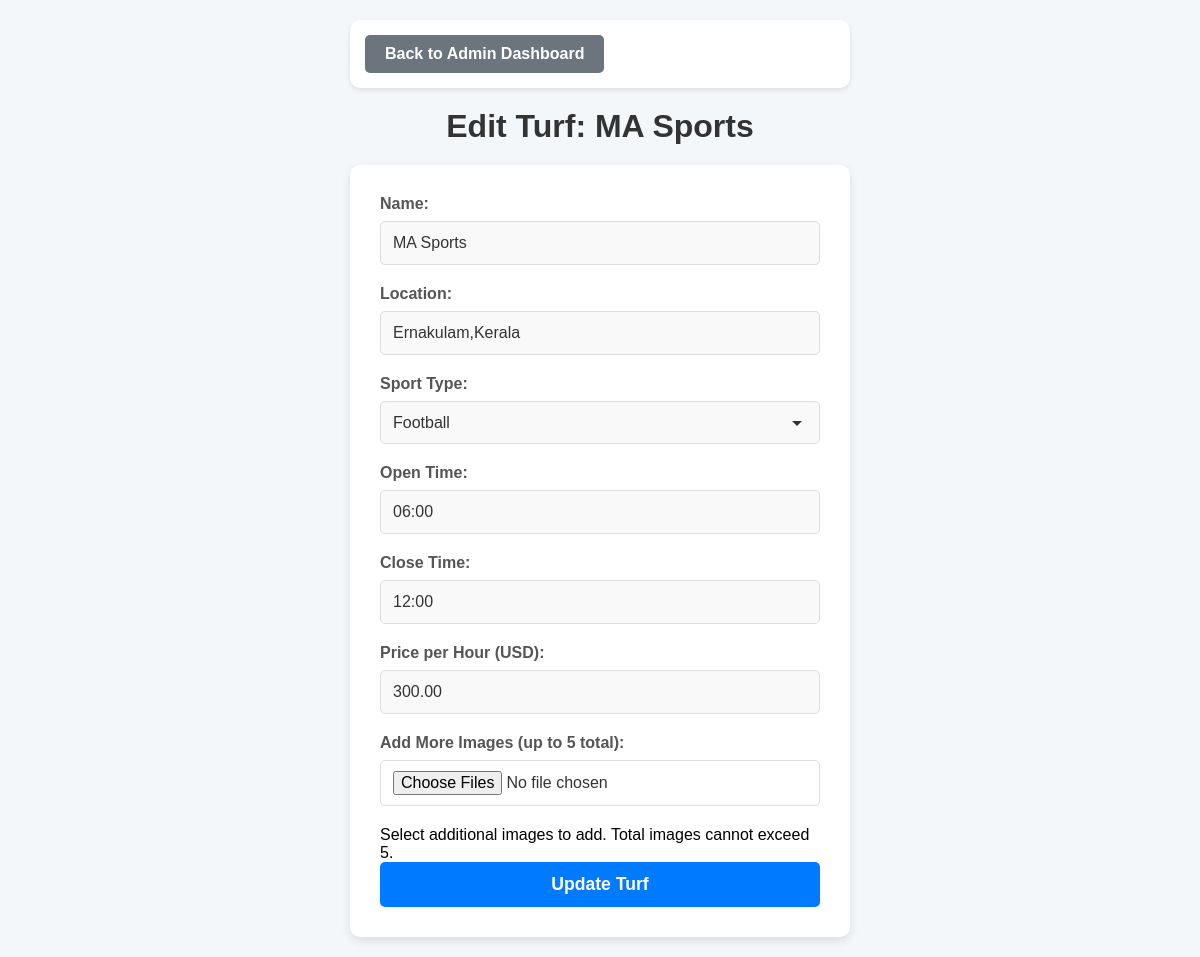
/edit/3/ (signed in), run on an earlier commit of the app's database.
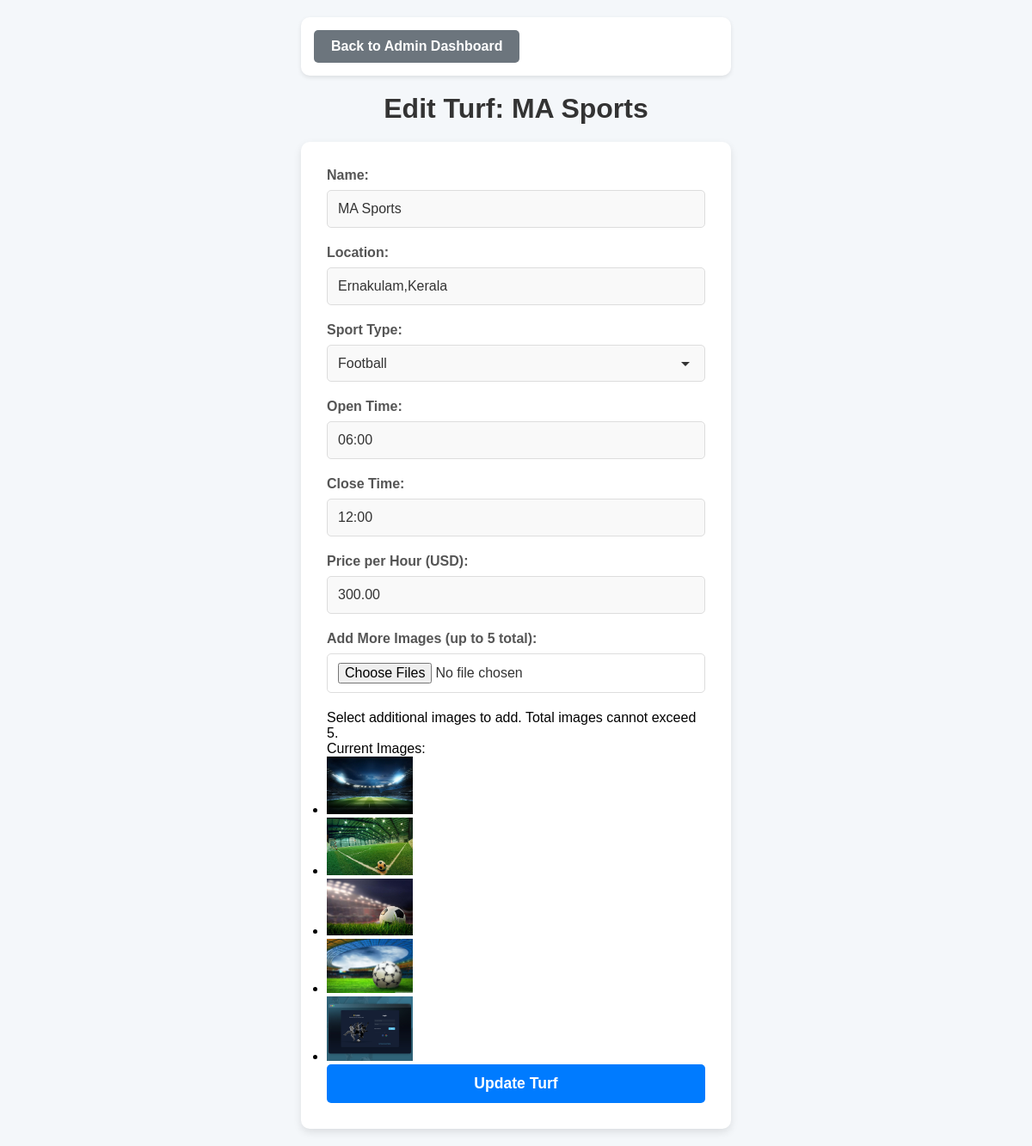
And on a later commit of the database.
### turf_app/models.py (models this page shows, shortened)
class Turf(models.Model):
    name = models.CharField(max_length=255)
    location = models.CharField(max_length=255)
    sport_types = models.CharField(max_length=100, choices=[('Football', 'Football'), ('Cricket', 'Cricket')])
    open_time = models.TimeField()
    close_time = models.TimeField()
    price = models.DecimalField(max_digits=10, decimal_places=2, default=0.00)

class TurfImage(models.Model):
    turf = models.ForeignKey(Turf, on_delete=models.CASCADE, related_name='images')
    image = models.ImageField(upload_to='turf_images/')

### turf_app/views.py (the view, shortened to what this page needs)
# urls.py: path('edit/<int:turf_id>/', views.edit_turf, name='edit_turf'),
@user_passes_test(is_admin)
def edit_turf(request, turf_id):
    turf = get_object_or_404(Turf, id=turf_id)
    images = turf.images.all()  # Pass current images to template
    return render(request, 'edit_turf.html', {'turf': turf, 'images': images})

### turf_app/views.py (called while the page is built)
def is_admin(user):
    return user.is_superuser

### templates/edit_turf.html (shortened to what this page needs)
{% load static %}
<!DOCTYPE html>
<html lang="en">
<head>
    <link rel="stylesheet" href="{% static 'css/adminupload.css' %}">
</head>
<body>
    <nav>
        <a href="{% url 'admin_index' %}" class="nav-link">Back to Admin Dashboard</a>
    </nav>
    <h2>Edit Turf: {{ turf.name }}</h2>
    <form method="POST" action="{% url 'edit_turf' turf.id %}" enctype="multipart/form-data">
        <div>
            <label for="name">Name:</label>
            <input type="text" id="name" name="name" value="{{ turf.name }}" required>
        </div>
        <div>
            <label for="location">Location:</label>
            <input type="text" id="location" name="location" value="{{ turf.location }}" required>
        </div>
        <div>
            <label for="sport_types">Sport Type:</label>
            <select id="sport_types" name="sport_types" required>
                <option value="Football" {% if turf.sport_types == 'Football' %}selected{% endif %}>Football</option>
            </select>
        </div>
        <div>
            <label for="open_time">Open Time:</label>
            <input type="text" id="open_time" name="open_time" value="{{ turf.open_time|time:'H:i' }}" placeholder="14:30" pattern="^([0-1]?[0-9]|2[0-3]):[0-5][0-9]$" title="Enter time in HH:MM format (e.g., 14:30)" required>
        </div>
        <div>
            <label for="close_time">Close Time:</label>
            <input type="text" id="close_time" name="close_time" value="{{ turf.close_time|time:'H:i' }}" placeholder="14:30" pattern="^([0-1]?[0-9]|2[0-3]):[0-5][0-9]$" title="Enter time in HH:MM format (e.g., 14:30)" required>
        </div>
        <div>
            <label for="price">Price per Hour (USD):</label>
            <input type="number" id="price" name="price" step="0.01" min="0" value="{{ turf.price }}" placeholder="50.00" required>
        </div>
        <div>
            <label for="images">Add More Images (up to 5 total):</label>
            <input type="file" id="images" name="images" accept="image/*" multiple>
            <p class="help-text">Select additional images to add. Total images cannot exceed 5.</p>
            {% if images %}
                <p>Current Images:</p>
                <ul>
                    {% for image in images %}
                        <li><img src="{{ image.image.url }}" alt="Turf Image" style="max-width: 100px; max-height: 100px;"></li>
                    {% endfor %}
                </ul>
            {% endif %}
        </div>
        <button type="submit">Update Turf</button>
    </form>
</body>
</html>

### static/css/adminupload.css (style rules this page uses)
* { margin: 0; padding: 0; box-sizing: border-box; }
body { font-family: 'Arial', sans-serif; background-color: #f4f7fa; display: flex; flex-direction: column; align-items: center; min-height: 100vh; padding: 20px; }
nav { width: 100%; max-width: 500px; margin-bottom: 20px; background-color: #ffffff; padding: 15px; border-radius: 10px; box-shadow: 0 2px 5px rgba(0, 0, 0, 0.1); text-align: left; }
.nav-link { display: inline-block; padding: 10px 20px; background-color: #6c757d; color: #fff; text-decoration: none; border-radius: 5px; font-size: 1rem; font-weight: bold; transition: background-color 0.3s ease, transform 0.2s ease; }
h2 { color: #333; margin-bottom: 20px; font-size: 2rem; text-align: center; }
form { background-color: #ffffff; padding: 30px; border-radius: 10px; box-shadow: 0 4px 10px rgba(0, 0, 0, 0.1); width: 100%; max-width: 500px; }
label { display: block; font-weight: bold; color: #555; margin-bottom: 8px; font-size: 1rem; }
input[type="text"], input[type="number"], input[type="file"], select { width: 100%; padding: 12px; margin-bottom: 20px; border: 1px solid #ddd; border-radius: 5px; font-size: 1rem; color: #333; background-color: #f9f9f9; transition: border-color 0.3s ease, background-color 0.3s ease; }
input::placeholder { color: #aaa; }
input[type="file"] { padding: 10px 12px; background-color: #fff; }
select { appearance: none; background-repeat: no-repeat; background-position: right 10px center; cursor: pointer; }
button[type="submit"] { width: 100%; padding: 12px; background-color: #007bff; color: #fff; border: none; border-radius: 5px; font-size: 1.1rem; font-weight: bold; cursor: pointer; transition: background-color 0.3s ease, transform 0.2s ease; }

What changed in the data, as far as the page shows it:
added TurfImage: image (picture)
added TurfImage: image (picture)
added TurfImage: image (picture)
added TurfImage: image (picture)
added TurfImage: image (picture)
Also different on the page:
text now shown: "Current Images:"
